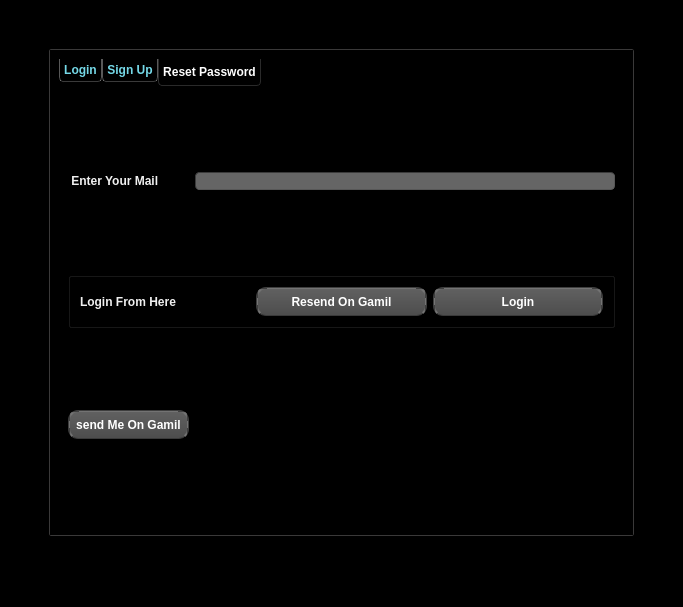
<?xml version="1.0" encoding="UTF-8"?>
<ui version="4.0">
 <class>MainWindow</class>
 <widget class="QMainWindow" name="MainWindow">
  <property name="geometry">
   <rect>
    <x>0</x>
    <y>0</y>
    <width>683</width>
    <height>607</height>
   </rect>
  </property>
  <property name="font">
   <font>
    <weight>75</weight>
    <bold>true</bold>
   </font>
  </property>
  <property name="windowTitle">
   <string>MainWindow</string>
  </property>
  <property name="styleSheet">
   <string notr="true">/*
Dark Console Style Sheet for QT Applications
Author: Jaime A. Quiroga P.
Company: GTRONICK
Last updated: 24/05/2018, 17:12.
Available at: https://github.com/GTRONICK/QSS/blob/master/ConsoleStyle.qss
*/
QWidget {
	background-color:rgb(0, 0, 0);
	color: rgb(240, 240, 240);
	border-color: rgb(58, 58, 58);
}


QPlainTextEdit {
	background-color:rgb(0, 0, 0);
	color: rgb(200, 200, 200);
	selection-background-color: rgb(255, 153, 0);
	selection-color: rgb(0, 0, 0);
}

QTabWidget::pane {
    	border-top: 1px solid #000000;
}

QTabBar::tab {
 	background-color:rgb(0, 0, 0);
 	border-style: outset;
	border-width: 1px;
	border-right-color: qlineargradient(spread:pad, x1:0.4, y1:0.5, x2:0.6, y2:0.5, stop:0 rgba(115, 115, 115, 255), stop:1 rgba(62, 62, 62, 255));
	border-left-color: qlineargradient(spread:pad, x1:0.6, y1:0.5, x2:0.4, y2:0.5, stop:0 rgba(115, 115, 115, 255), stop:1 rgba(62, 62, 62, 255));
  border-bottom-color: rgb(58, 58, 58);
	border-bottom-width: 1px;
	border-top-width: 0px;
	border-style: solid;
	padding: 4px;
	color: rgb(117, 217, 232);
}

QTabBar::tab:selected, QTabBar::tab:hover {
   color: rgb(255, 255, 255);
   background-color:rgb(0, 0, 0);
   border-color:rgb(42, 42, 42);
   margin-left: 0px;
   margin-right: 0px;
   border-bottom-right-radius:4px;
   border-bottom-left-radius:4px;
}

QTabBar::tab:last:selected {
  background-color:rgb(0, 0, 0);
	border-color:rgb(42, 42, 42);
	margin-left: 0px;
  	margin-right: 0px;
	border-bottom-right-radius:4px;
	border-bottom-left-radius:4px;
}

QTabBar::tab:!selected {
   margin-bottom: 4px;
   border-bottom-right-radius:4px;
   border-bottom-left-radius:4px;
}

QPushButton{
 border-radius:10px;
	border-style: outset;
	border-width: 2px;
	border-top-color: qlineargradient(spread:pad, x1:0.5, y1:0.6, x2:0.5, y2:0.4, stop:0 rgba(115, 115, 115, 255), stop:1 rgba(62, 62, 62, 255));
	border-right-color: qlineargradient(spread:pad, x1:0.4, y1:0.5, x2:0.6, y2:0.5, stop:0 rgba(115, 115, 115, 255), stop:1 rgba(62, 62, 62, 255));
	border-left-color: qlineargradient(spread:pad, x1:0.6, y1:0.5, x2:0.4, y2:0.5, stop:0 rgba(115, 115, 115, 255), stop:1 rgba(62, 62, 62, 255));
	border-bottom-color: rgb(58, 58, 58);
	border-bottom-width: 1px;
	border-style: solid;
	color: rgb(255, 255, 255);
	padding: 6px;
	background-color: qlineargradient(spread:pad, x1:0.5, y1:1, x2:0.5, y2:0, stop:0 rgba(77, 77, 77, 255), stop:1 rgba(97, 97, 97, 255));
}

QPushButton:hover{
	border-style: outset;
	border-width: 2px;
	border-top-color: qlineargradient(spread:pad, x1:0.5, y1:0.6, x2:0.5, y2:0.4, stop:0 rgba(180, 180, 180, 255), stop:1 rgba(110, 110, 110, 255));
	border-right-color: qlineargradient(spread:pad, x1:0.4, y1:0.5, x2:0.6, y2:0.5, stop:0 rgba(180, 180, 180, 255), stop:1 rgba(110, 110, 110, 255));
	border-left-color: qlineargradient(spread:pad, x1:0.6, y1:0.5, x2:0.4, y2:0.5, stop:0 rgba(180, 180, 180, 255), stop:1 rgba(110, 110, 110, 255));
	border-bottom-color: rgb(115, 115, 115);
	border-bottom-width: 1px;
	border-style: solid;
	color: rgb(255, 255, 255);
	padding: 6px;
	background-color: qlineargradient(spread:pad, x1:0.5, y1:1, x2:0.5, y2:0, stop:0 rgba(107, 107, 107, 255), stop:1 rgba(157, 157, 157, 255));
}

QPushButton:pressed{
	border-style: outset;
	border-width: 2px;
	border-top-color: qlineargradient(spread:pad, x1:0.5, y1:0.6, x2:0.5, y2:0.4, stop:0 rgba(62, 62, 62, 255), stop:1 rgba(22, 22, 22, 255));
	border-right-color: qlineargradient(spread:pad, x1:0.4, y1:0.5, x2:0.6, y2:0.5, stop:0 rgba(115, 115, 115, 255), stop:1 rgba(62, 62, 62, 255));
	border-left-color: qlineargradient(spread:pad, x1:0.6, y1:0.5, x2:0.4, y2:0.5, stop:0 rgba(115, 115, 115, 255), stop:1 rgba(62, 62, 62, 255));
	border-bottom-color: rgb(58, 58, 58);
	border-bottom-width: 1px;
	border-style: solid;
	color: rgb(255, 255, 255);
	padding: 6px;
	background-color: qlineargradient(spread:pad, x1:0.5, y1:1, x2:0.5, y2:0, stop:0 rgba(77, 77, 77, 255), stop:1 rgba(97, 97, 97, 255));
}

QPushButton:disabled{
	border-style: outset;
	border-width: 2px;
	border-top-color: qlineargradient(spread:pad, x1:0.5, y1:0.6, x2:0.5, y2:0.4, stop:0 rgba(115, 115, 115, 255), stop:1 rgba(62, 62, 62, 255));
	border-right-color: qlineargradient(spread:pad, x1:0.4, y1:0.5, x2:0.6, y2:0.5, stop:0 rgba(115, 115, 115, 255), stop:1 rgba(62, 62, 62, 255));
	border-left-color: qlineargradient(spread:pad, x1:0.6, y1:0.5, x2:0.4, y2:0.5, stop:0 rgba(115, 115, 115, 255), stop:1 rgba(62, 62, 62, 255));
	border-bottom-color: rgb(58, 58, 58);
	border-bottom-width: 1px;
	border-style: solid;
	color: rgb(0, 0, 0);
	padding: 6px;
	background-color: qlineargradient(spread:pad, x1:0.5, y1:1, x2:0.5, y2:0, stop:0 rgba(57, 57, 57, 255), stop:1 rgba(77, 77, 77, 255));
}
QPushButton:checked{
    background-color: rgb(0, 0, 0);
    border-color: rgb(0, 0, 0);
}
QLineEdit {
	border-width: 1px; border-radius: 4px;
	border-color: rgb(58, 58, 58);
	border-style: inset;
	padding: 0 8px;
	color: rgb(255, 255, 255);
	background:rgb(101, 101, 101);
	selection-background-color: rgb(187, 187, 187);
	selection-color: rgb(60, 63, 65);
}

QProgressBar {
	text-align: center;
	color: rgb(255, 255, 255);
	border-width: 1px; 
	border-radius: 10px;
	border-color: rgb(58, 58, 58);
	border-style: inset;
}

QProgressBar::chunk {
	background-color: qlineargradient(spread:pad, x1:0.5, y1:0.7, x2:0.5, y2:0.3, stop:0 rgba(0, 200, 0, 255), stop:1 rgba(30, 230, 30, 255));
	border-radius: 10px;
}

QMenuBar {
	background:rgb(0, 0, 0);
	color: rgb(255, 153, 0);
}

QMenuBar::item {
  	spacing: 3px; 
	padding: 1px 4px;
  	background: transparent;
}

QMenuBar::item:selected { 
  	background:rgb(115, 115, 115);
}

QMenu {
	border-width: 2px; 
	border-radius: 10px;
	border-color: rgb(255, 153, 0);
	border-style: outset;
}

QMenu::item {
	spacing: 3px; 
	padding: 3px 15px;
}

QMenu::item:selected {
	spacing: 3px; 
	padding: 3px 15px;
	background:rgb(115, 115, 115);
	color:rgb(255, 255, 255);
	border-width: 1px; 
	border-radius: 10px;
	border-color: rgb(58, 58, 58);
	border-style: inset;
}
</string>
  </property>
  <widget class="QWidget" name="centralwidget">
   <layout class="QGridLayout" name="gridLayout">
    <item row="3" column="2">
     <spacer name="horizontalSpacer_2">
      <property name="orientation">
       <enum>Qt::Horizontal</enum>
      </property>
      <property name="sizeType">
       <enum>QSizePolicy::Maximum</enum>
      </property>
      <property name="sizeHint" stdset="0">
       <size>
        <width>40</width>
        <height>20</height>
       </size>
      </property>
     </spacer>
    </item>
    <item row="0" column="1">
     <spacer name="verticalSpacer">
      <property name="orientation">
       <enum>Qt::Vertical</enum>
      </property>
      <property name="sizeType">
       <enum>QSizePolicy::Maximum</enum>
      </property>
      <property name="sizeHint" stdset="0">
       <size>
        <width>20</width>
        <height>40</height>
       </size>
      </property>
     </spacer>
    </item>
    <item row="3" column="0">
     <spacer name="horizontalSpacer_3">
      <property name="orientation">
       <enum>Qt::Horizontal</enum>
      </property>
      <property name="sizeType">
       <enum>QSizePolicy::Maximum</enum>
      </property>
      <property name="sizeHint" stdset="0">
       <size>
        <width>40</width>
        <height>20</height>
       </size>
      </property>
     </spacer>
    </item>
    <item row="4" column="1">
     <spacer name="verticalSpacer_2">
      <property name="orientation">
       <enum>Qt::Vertical</enum>
      </property>
      <property name="sizeType">
       <enum>QSizePolicy::Maximum</enum>
      </property>
      <property name="sizeHint" stdset="0">
       <size>
        <width>20</width>
        <height>40</height>
       </size>
      </property>
     </spacer>
    </item>
    <item row="3" column="1">
     <widget class="QScrollArea" name="scrollArea">
      <property name="styleSheet">
       <string notr="true">QAbstractScrollArea
{
    border-radius: 2px;
    border: 1px solid #3A3939;
    background-color: transparent;
}

QScrollBar:horizontal
{
    height: 15px;
    margin: 3px 15px 3px 15px;
    border: 1px transparent #2A2929;
    border-radius: 4px;
    background-color: #2A2929;
}

QScrollBar::handle:horizontal
{
    background-color: #605F5F;
    min-width: 5px;
    border-radius: 4px;
}

QScrollBar::add-line:horizontal
{
    margin: 0px 3px 0px 3px;
    border-image: url(:/dark_blue/img/right_arrow_disabled.png);
    width: 10px;
    height: 10px;
    subcontrol-position: right;
    subcontrol-origin: margin;
}

QScrollBar::sub-line:horizontal
{
    margin: 0px 3px 0px 3px;
    border-image: url(:/dark_blue/img/left_arrow_disabled.png);
    height: 10px;
    width: 10px;
    subcontrol-position: left;
    subcontrol-origin: margin;
}

QScrollBar::add-line:horizontal:hover,QScrollBar::add-line:horizontal:on
{
    border-image: url(:/dark_blue/img/right_arrow.png);
    height: 10px;
    width: 10px;
    subcontrol-position: right;
    subcontrol-origin: margin;
}


QScrollBar::sub-line:horizontal:hover, QScrollBar::sub-line:horizontal:on
{
    border-image: url(:/dark_blue/img/left_arrow.png);
    height: 10px;
    width: 10px;
    subcontrol-position: left;
    subcontrol-origin: margin;
}

QScrollBar::up-arrow:horizontal, QScrollBar::down-arrow:horizontal
{
    background: none;
}


QScrollBar::add-page:horizontal, QScrollBar::sub-page:horizontal
{
    background: none;
}

QScrollBar:vertical
{
    background-color: #2A2929;
    width: 15px;
    margin: 15px 3px 15px 3px;
    border: 1px transparent #2A2929;
    border-radius: 4px;
}

QScrollBar::handle:vertical
{
    background-color: #605F5F;
    min-height: 5px;
    border-radius: 4px;
}

QScrollBar::sub-line:vertical
{
    margin: 3px 0px 3px 0px;
    border-image: url(:/dark_blue/img/up_arrow_disabled.png);
    height: 10px;
    width: 10px;
    subcontrol-position: top;
    subcontrol-origin: margin;
}

QScrollBar::add-line:vertical
{
    margin: 3px 0px 3px 0px;
    border-image: url(:/dark_blue/img/down_arrow_disabled.png);
    height: 10px;
    width: 10px;
    subcontrol-position: bottom;
    subcontrol-origin: margin;
}

QScrollBar::sub-line:vertical:hover,QScrollBar::sub-line:vertical:on
{

    border-image: url(:/dark_blue/img/up_arrow.png);
    height: 10px;
    width: 10px;
    subcontrol-position: top;
    subcontrol-origin: margin;
}


QScrollBar::add-line:vertical:hover, QScrollBar::add-line:vertical:on
{
    border-image: url(:/dark_blue/img/down_arrow.png);
    height: 10px;
    width: 10px;
    subcontrol-position: bottom;
    subcontrol-origin: margin;
}

QScrollBar::up-arrow:vertical, QScrollBar::down-arrow:vertical
{
    background: none;
}


QScrollBar::add-page:vertical, QScrollBar::sub-page:vertical
{
    background: none;
}</string>
      </property>
      <property name="frameShape">
       <enum>QFrame::NoFrame</enum>
      </property>
      <property name="widgetResizable">
       <bool>true</bool>
      </property>
      <widget class="QWidget" name="scrollAreaWidgetContents">
       <property name="geometry">
        <rect>
         <x>0</x>
         <y>0</y>
         <width>565</width>
         <height>441</height>
        </rect>
       </property>
       <layout class="QGridLayout" name="gridLayout_2">
        <item row="0" column="0">
         <widget class="QTabWidget" name="tabWidget">
          <property name="font">
           <font>
            <family>Segoe UI</family>
            <weight>75</weight>
            <bold>true</bold>
           </font>
          </property>
          <property name="layoutDirection">
           <enum>Qt::LeftToRight</enum>
          </property>
          <property name="styleSheet">
           <string notr="true"/>
          </property>
          <property name="tabPosition">
           <enum>QTabWidget::North</enum>
          </property>
          <property name="currentIndex">
           <number>2</number>
          </property>
          <property name="elideMode">
           <enum>Qt::ElideNone</enum>
          </property>
          <widget class="QWidget" name="tab">
           <attribute name="title">
            <string>Login</string>
           </attribute>
           <layout class="QGridLayout" name="gridLayout_5">
            <item row="8" column="0" colspan="2">
             <widget class="QGroupBox" name="groupBox_5">
              <property name="sizePolicy">
               <sizepolicy hsizetype="Maximum" vsizetype="Maximum">
                <horstretch>0</horstretch>
                <verstretch>0</verstretch>
               </sizepolicy>
              </property>
              <property name="font">
               <font>
                <family>Segoe UI</family>
               </font>
              </property>
              <property name="title">
               <string/>
              </property>
              <layout class="QGridLayout" name="gridLayout_31">
               <item row="1" column="0">
                <widget class="QLabel" name="label_29">
                 <property name="text">
                  <string>Your password is incorrect, Reset your password From here</string>
                 </property>
                </widget>
               </item>
               <item row="1" column="1">
                <widget class="QPushButton" name="pushButton_18">
                 <property name="font">
                  <font>
                   <family>Segoe UI</family>
                  </font>
                 </property>
                 <property name="text">
                  <string>Reset Passowrd</string>
                 </property>
                </widget>
               </item>
              </layout>
             </widget>
            </item>
            <item row="7" column="0">
             <widget class="QLabel" name="label_5">
              <property name="sizePolicy">
               <sizepolicy hsizetype="Maximum" vsizetype="Maximum">
                <horstretch>0</horstretch>
                <verstretch>0</verstretch>
               </sizepolicy>
              </property>
              <property name="font">
               <font>
                <weight>75</weight>
                <bold>true</bold>
               </font>
              </property>
              <property name="text">
               <string>If you don't have an account you can </string>
              </property>
             </widget>
            </item>
            <item row="5" column="0">
             <spacer name="horizontalSpacer_8">
              <property name="orientation">
               <enum>Qt::Horizontal</enum>
              </property>
              <property name="sizeType">
               <enum>QSizePolicy::MinimumExpanding</enum>
              </property>
              <property name="sizeHint" stdset="0">
               <size>
                <width>40</width>
                <height>20</height>
               </size>
              </property>
             </spacer>
            </item>
            <item row="9" column="1">
             <spacer name="verticalSpacer_3">
              <property name="orientation">
               <enum>Qt::Vertical</enum>
              </property>
              <property name="sizeType">
               <enum>QSizePolicy::Maximum</enum>
              </property>
              <property name="sizeHint" stdset="0">
               <size>
                <width>20</width>
                <height>40</height>
               </size>
              </property>
             </spacer>
            </item>
            <item row="4" column="1">
             <spacer name="horizontalSpacer_9">
              <property name="orientation">
               <enum>Qt::Horizontal</enum>
              </property>
              <property name="sizeType">
               <enum>QSizePolicy::MinimumExpanding</enum>
              </property>
              <property name="sizeHint" stdset="0">
               <size>
                <width>40</width>
                <height>20</height>
               </size>
              </property>
             </spacer>
            </item>
            <item row="5" column="1">
             <spacer name="horizontalSpacer_26">
              <property name="orientation">
               <enum>Qt::Horizontal</enum>
              </property>
              <property name="sizeType">
               <enum>QSizePolicy::Maximum</enum>
              </property>
              <property name="sizeHint" stdset="0">
               <size>
                <width>40</width>
                <height>20</height>
               </size>
              </property>
             </spacer>
            </item>
            <item row="3" column="1">
             <widget class="QPushButton" name="pushButton_9">
              <property name="sizePolicy">
               <sizepolicy hsizetype="Maximum" vsizetype="Maximum">
                <horstretch>0</horstretch>
                <verstretch>0</verstretch>
               </sizepolicy>
              </property>
              <property name="font">
               <font>
                <family>Segoe UI</family>
                <weight>75</weight>
                <bold>true</bold>
               </font>
              </property>
              <property name="text">
               <string/>
              </property>
             </widget>
            </item>
            <item row="3" column="0">
             <widget class="QLineEdit" name="lineEdit_7">
              <property name="sizePolicy">
               <sizepolicy hsizetype="Preferred" vsizetype="Maximum">
                <horstretch>0</horstretch>
                <verstretch>0</verstretch>
               </sizepolicy>
              </property>
              <property name="font">
               <font>
                <family>Segoe UI</family>
                <weight>75</weight>
                <bold>true</bold>
               </font>
              </property>
              <property name="echoMode">
               <enum>QLineEdit::Password</enum>
              </property>
              <property name="placeholderText">
               <string>Password</string>
              </property>
             </widget>
            </item>
            <item row="4" column="0">
             <widget class="QPushButton" name="pushButton_10">
              <property name="sizePolicy">
               <sizepolicy hsizetype="Maximum" vsizetype="Maximum">
                <horstretch>0</horstretch>
                <verstretch>0</verstretch>
               </sizepolicy>
              </property>
              <property name="font">
               <font>
                <family>Segoe UI</family>
                <weight>75</weight>
                <bold>true</bold>
               </font>
              </property>
              <property name="text">
               <string>Login</string>
              </property>
             </widget>
            </item>
            <item row="7" column="1">
             <widget class="QPushButton" name="pushButton_8">
              <property name="sizePolicy">
               <sizepolicy hsizetype="Maximum" vsizetype="Maximum">
                <horstretch>0</horstretch>
                <verstretch>0</verstretch>
               </sizepolicy>
              </property>
              <property name="font">
               <font>
                <family>Segoe UI</family>
                <weight>50</weight>
                <bold>false</bold>
               </font>
              </property>
              <property name="text">
               <string>Sign Up</string>
              </property>
             </widget>
            </item>
            <item row="6" column="0">
             <spacer name="horizontalSpacer">
              <property name="orientation">
               <enum>Qt::Horizontal</enum>
              </property>
              <property name="sizeType">
               <enum>QSizePolicy::MinimumExpanding</enum>
              </property>
              <property name="sizeHint" stdset="0">
               <size>
                <width>40</width>
                <height>20</height>
               </size>
              </property>
             </spacer>
            </item>
            <item row="0" column="0">
             <widget class="QLineEdit" name="lineEdit_6">
              <property name="sizePolicy">
               <sizepolicy hsizetype="Preferred" vsizetype="Maximum">
                <horstretch>0</horstretch>
                <verstretch>0</verstretch>
               </sizepolicy>
              </property>
              <property name="font">
               <font>
                <family>Segoe UI</family>
                <weight>75</weight>
                <bold>true</bold>
               </font>
              </property>
              <property name="placeholderText">
               <string>Username</string>
              </property>
             </widget>
            </item>
           </layout>
          </widget>
          <widget class="QWidget" name="tab_4">
           <attribute name="title">
            <string>Sign Up</string>
           </attribute>
           <layout class="QGridLayout" name="gridLayout_3">
            <item row="1" column="0" colspan="5">
             <widget class="QLineEdit" name="lineEdit_13">
              <property name="sizePolicy">
               <sizepolicy hsizetype="Preferred" vsizetype="Maximum">
                <horstretch>0</horstretch>
                <verstretch>0</verstretch>
               </sizepolicy>
              </property>
              <property name="font">
               <font>
                <family>Segoe UI</family>
                <weight>75</weight>
                <bold>true</bold>
               </font>
              </property>
              <property name="placeholderText">
               <string>National ID</string>
              </property>
             </widget>
            </item>
            <item row="8" column="1">
             <spacer name="horizontalSpacer_19">
              <property name="orientation">
               <enum>Qt::Horizontal</enum>
              </property>
              <property name="sizeType">
               <enum>QSizePolicy::Preferred</enum>
              </property>
              <property name="sizeHint" stdset="0">
               <size>
                <width>40</width>
                <height>20</height>
               </size>
              </property>
             </spacer>
            </item>
            <item row="4" column="0" colspan="5">
             <widget class="QLineEdit" name="lineEdit_3">
              <property name="sizePolicy">
               <sizepolicy hsizetype="Preferred" vsizetype="Maximum">
                <horstretch>0</horstretch>
                <verstretch>0</verstretch>
               </sizepolicy>
              </property>
              <property name="font">
               <font>
                <family>Segoe UI</family>
                <weight>75</weight>
                <bold>true</bold>
               </font>
              </property>
              <property name="placeholderText">
               <string>Username</string>
              </property>
             </widget>
            </item>
            <item row="5" column="0" colspan="5">
             <widget class="QLineEdit" name="lineEdit_24">
              <property name="sizePolicy">
               <sizepolicy hsizetype="Preferred" vsizetype="Maximum">
                <horstretch>0</horstretch>
                <verstretch>0</verstretch>
               </sizepolicy>
              </property>
              <property name="font">
               <font>
                <family>Segoe UI</family>
                <weight>75</weight>
                <bold>true</bold>
               </font>
              </property>
              <property name="placeholderText">
               <string>Password</string>
              </property>
             </widget>
            </item>
            <item row="6" column="0" colspan="5">
             <widget class="QLineEdit" name="lineEdit_14">
              <property name="sizePolicy">
               <sizepolicy hsizetype="Preferred" vsizetype="Maximum">
                <horstretch>0</horstretch>
                <verstretch>0</verstretch>
               </sizepolicy>
              </property>
              <property name="font">
               <font>
                <family>Segoe UI</family>
                <weight>75</weight>
                <bold>true</bold>
               </font>
              </property>
              <property name="placeholderText">
               <string>Password Again</string>
              </property>
             </widget>
            </item>
            <item row="8" column="6">
             <spacer name="horizontalSpacer_5">
              <property name="orientation">
               <enum>Qt::Horizontal</enum>
              </property>
              <property name="sizeType">
               <enum>QSizePolicy::Preferred</enum>
              </property>
              <property name="sizeHint" stdset="0">
               <size>
                <width>40</width>
                <height>20</height>
               </size>
              </property>
             </spacer>
            </item>
            <item row="8" column="3">
             <widget class="QPushButton" name="pushButton_44">
              <property name="sizePolicy">
               <sizepolicy hsizetype="Maximum" vsizetype="Fixed">
                <horstretch>0</horstretch>
                <verstretch>0</verstretch>
               </sizepolicy>
              </property>
              <property name="font">
               <font>
                <family>MS Shell Dlg 2</family>
                <weight>75</weight>
                <bold>true</bold>
               </font>
              </property>
              <property name="text">
               <string>Sign Up</string>
              </property>
             </widget>
            </item>
            <item row="2" column="0" colspan="5">
             <widget class="QLineEdit" name="lineEdit_12">
              <property name="sizePolicy">
               <sizepolicy hsizetype="Preferred" vsizetype="Maximum">
                <horstretch>0</horstretch>
                <verstretch>0</verstretch>
               </sizepolicy>
              </property>
              <property name="font">
               <font>
                <family>Segoe UI</family>
                <weight>75</weight>
                <bold>true</bold>
               </font>
              </property>
              <property name="placeholderText">
               <string>Phone Number</string>
              </property>
             </widget>
            </item>
            <item row="8" column="0">
             <spacer name="horizontalSpacer_18">
              <property name="orientation">
               <enum>Qt::Horizontal</enum>
              </property>
              <property name="sizeType">
               <enum>QSizePolicy::Preferred</enum>
              </property>
              <property name="sizeHint" stdset="0">
               <size>
                <width>40</width>
                <height>20</height>
               </size>
              </property>
             </spacer>
            </item>
            <item row="0" column="0" colspan="5">
             <widget class="QLineEdit" name="lineEdit_4">
              <property name="sizePolicy">
               <sizepolicy hsizetype="Preferred" vsizetype="Maximum">
                <horstretch>0</horstretch>
                <verstretch>0</verstretch>
               </sizepolicy>
              </property>
              <property name="font">
               <font>
                <family>Segoe UI</family>
                <weight>75</weight>
                <bold>true</bold>
               </font>
              </property>
              <property name="placeholderText">
               <string>Name</string>
              </property>
             </widget>
            </item>
            <item row="5" column="5">
             <widget class="QPushButton" name="pushButton_48">
              <property name="sizePolicy">
               <sizepolicy hsizetype="Maximum" vsizetype="Fixed">
                <horstretch>0</horstretch>
                <verstretch>0</verstretch>
               </sizepolicy>
              </property>
              <property name="font">
               <font>
                <family>MS Shell Dlg 2</family>
                <weight>75</weight>
                <bold>true</bold>
               </font>
              </property>
              <property name="text">
               <string/>
              </property>
             </widget>
            </item>
            <item row="6" column="5">
             <widget class="QPushButton" name="pushButton_47">
              <property name="sizePolicy">
               <sizepolicy hsizetype="Maximum" vsizetype="Fixed">
                <horstretch>0</horstretch>
                <verstretch>0</verstretch>
               </sizepolicy>
              </property>
              <property name="font">
               <font>
                <family>MS Shell Dlg 2</family>
                <weight>75</weight>
                <bold>true</bold>
               </font>
              </property>
              <property name="text">
               <string/>
              </property>
             </widget>
            </item>
            <item row="8" column="2">
             <spacer name="horizontalSpacer_20">
              <property name="orientation">
               <enum>Qt::Horizontal</enum>
              </property>
              <property name="sizeType">
               <enum>QSizePolicy::Maximum</enum>
              </property>
              <property name="sizeHint" stdset="0">
               <size>
                <width>40</width>
                <height>20</height>
               </size>
              </property>
             </spacer>
            </item>
            <item row="3" column="0" colspan="5">
             <widget class="QLineEdit" name="lineEdit">
              <property name="sizePolicy">
               <sizepolicy hsizetype="Preferred" vsizetype="Maximum">
                <horstretch>0</horstretch>
                <verstretch>0</verstretch>
               </sizepolicy>
              </property>
              <property name="font">
               <font>
                <family>Segoe UI</family>
                <weight>75</weight>
                <bold>true</bold>
               </font>
              </property>
              <property name="placeholderText">
               <string>Email</string>
              </property>
             </widget>
            </item>
            <item row="8" column="5">
             <spacer name="horizontalSpacer_7">
              <property name="orientation">
               <enum>Qt::Horizontal</enum>
              </property>
              <property name="sizeType">
               <enum>QSizePolicy::Preferred</enum>
              </property>
              <property name="sizeHint" stdset="0">
               <size>
                <width>40</width>
                <height>20</height>
               </size>
              </property>
             </spacer>
            </item>
           </layout>
          </widget>
          <widget class="QWidget" name="tab_3">
           <attribute name="title">
            <string>Reset Password</string>
           </attribute>
           <layout class="QGridLayout" name="gridLayout_7">
            <item row="2" column="0">
             <widget class="QPushButton" name="pushButton_118">
              <property name="font">
               <font>
                <family>Segoe UI</family>
               </font>
              </property>
              <property name="text">
               <string>send Me On Gamil</string>
              </property>
             </widget>
            </item>
            <item row="0" column="0">
             <widget class="QLabel" name="label_175">
              <property name="sizePolicy">
               <sizepolicy hsizetype="Maximum" vsizetype="Preferred">
                <horstretch>0</horstretch>
                <verstretch>0</verstretch>
               </sizepolicy>
              </property>
              <property name="font">
               <font>
                <family>Segoe UI</family>
               </font>
              </property>
              <property name="text">
               <string> Enter Your Mail</string>
              </property>
             </widget>
            </item>
            <item row="0" column="1">
             <widget class="QLineEdit" name="lineEdit_51">
              <property name="echoMode">
               <enum>QLineEdit::Password</enum>
              </property>
             </widget>
            </item>
            <item row="1" column="0" colspan="2">
             <widget class="QGroupBox" name="groupBox_7">
              <property name="sizePolicy">
               <sizepolicy hsizetype="Preferred" vsizetype="Maximum">
                <horstretch>0</horstretch>
                <verstretch>0</verstretch>
               </sizepolicy>
              </property>
              <property name="font">
               <font>
                <family>Segoe UI</family>
               </font>
              </property>
              <property name="title">
               <string/>
              </property>
              <layout class="QGridLayout" name="gridLayout_33">
               <item row="1" column="2">
                <widget class="QPushButton" name="pushButton_116">
                 <property name="font">
                  <font>
                   <family>Segoe UI</family>
                  </font>
                 </property>
                 <property name="text">
                  <string>Login</string>
                 </property>
                </widget>
               </item>
               <item row="1" column="1">
                <widget class="QPushButton" name="pushButton_117">
                 <property name="font">
                  <font>
                   <family>Segoe UI</family>
                  </font>
                 </property>
                 <property name="text">
                  <string>Resend On Gamil</string>
                 </property>
                </widget>
               </item>
               <item row="1" column="0">
                <widget class="QLabel" name="label_176">
                 <property name="text">
                  <string>Login From Here</string>
                 </property>
                </widget>
               </item>
              </layout>
             </widget>
            </item>
           </layout>
          </widget>
         </widget>
        </item>
       </layout>
      </widget>
     </widget>
    </item>
   </layout>
  </widget>
  <widget class="QMenuBar" name="menubar">
   <property name="geometry">
    <rect>
     <x>0</x>
     <y>0</y>
     <width>683</width>
     <height>23</height>
    </rect>
   </property>
  </widget>
  <widget class="QStatusBar" name="statusbar"/>
 </widget>
 <resources>
  <include location="icons.qrc"/>
 </resources>
 <connections/>
</ui>
